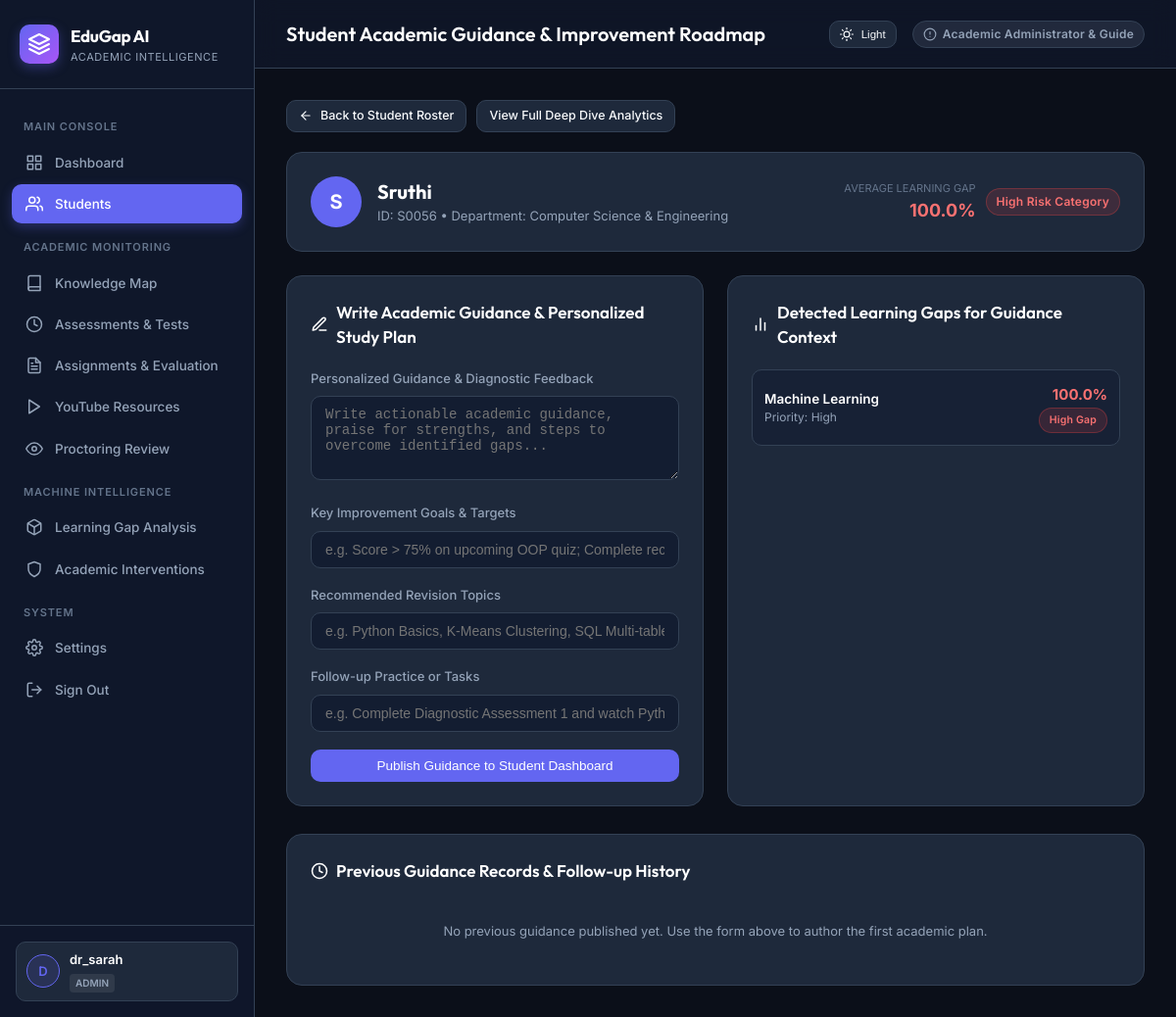
/student/guidance/S0056 (signed in), run on an earlier commit of the app's database.
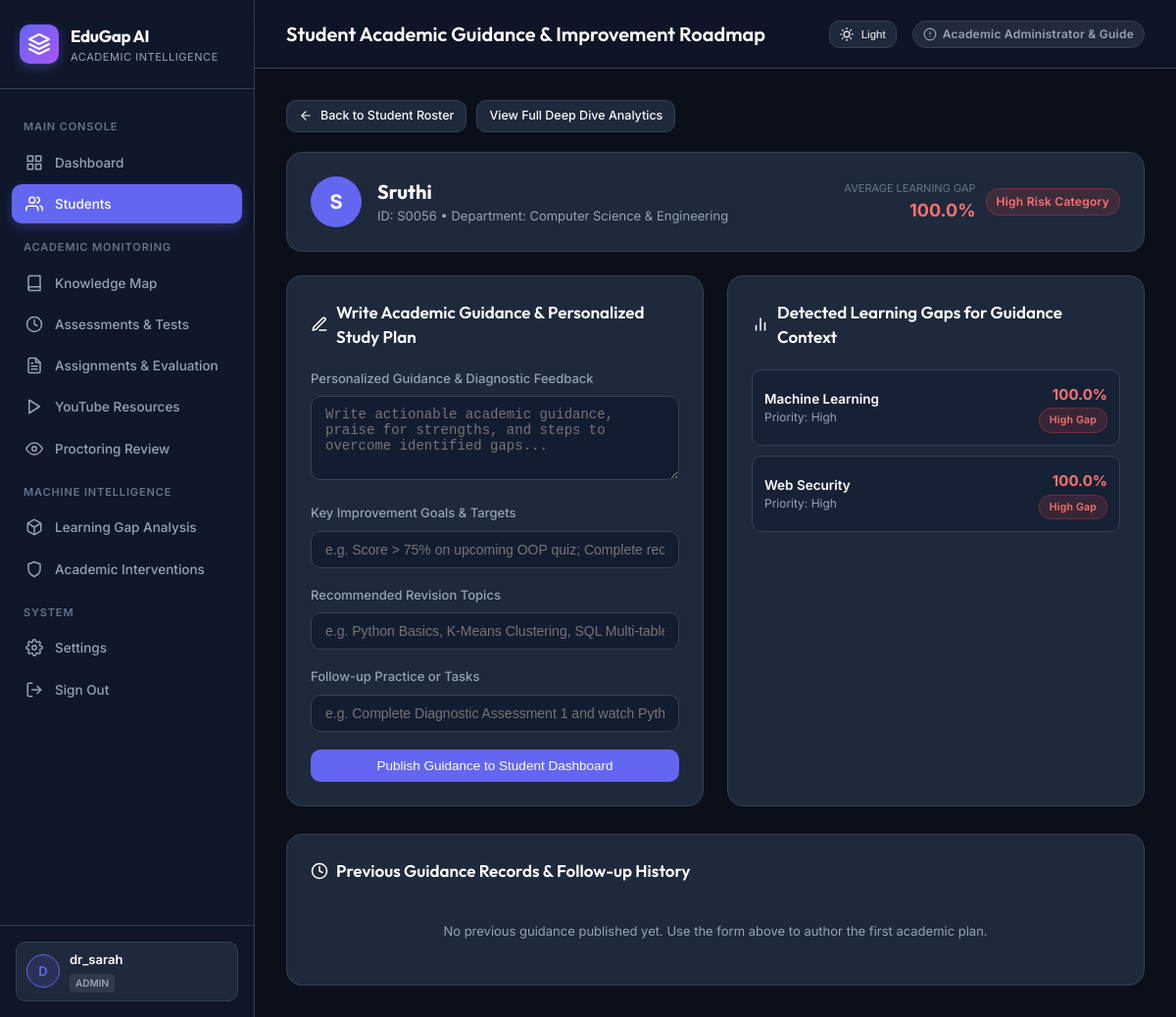
And on a later commit of the database.
### tables this page shows
CREATE TABLE learning_gaps (
    id INTEGER PRIMARY KEY AUTOINCREMENT,
    student_id TEXT,
    topic TEXT,
    learning_gap_score REAL,
    gap_category TEXT,
    priority TEXT
);

### app.py (the view)
@app.route("/student/guidance/<student_id>")
@login_required
def guide_student_view(student_id):
    if session.get("role") != "admin":
        flash("Access restricted to Academic Administrators.", "error")
        return redirect(url_for("dashboard"))
    connection = get_db_connection()
    student = connection.execute("SELECT * FROM students WHERE student_id = ?", (student_id,)).fetchone()
    if not student:
        connection.close()
        flash("Student record not found.", "error")
        return redirect(url_for("students_management"))
    gaps = connection.execute("""
        SELECT * FROM learning_gaps WHERE student_id = ? ORDER BY learning_gap_score DESC
    """, (student_id,)).fetchall()
    guidance_history = connection.execute("""
        SELECT * FROM student_guidance WHERE student_id = ? ORDER BY id DESC
    """, (student_id,)).fetchall()
    connection.close()
    return render_template("student_guidance.html", student=student, gaps=gaps, guidance_history=guidance_history)

### app.py (called while the page is built)
def get_db_connection():
    connection = sqlite3.connect(DATABASE)
    connection.row_factory = sqlite3.Row
    return connection

def login_required(f):
    @wraps(f)
    def decorated_function(*args, **kwargs):
        if "user_id" not in session:
            flash("Please authenticate to access the academic platform.", "info")
            return redirect(url_for("login"))
        return f(*args, **kwargs)
    return decorated_function

### templates/student_guidance.html (shortened to what the changed rows need)
{% extends "base.html" %}
{% block header_title %}Student Academic Guidance & Improvement Roadmap{% endblock %}
{% block content %}
<div class="card" style="margin-bottom: 24px;">
    <div style="display: flex; justify-content: space-between; align-items: center; flex-wrap: wrap; gap: 16px;">
        <div style="display: flex; align-items: center; gap: 16px;">
            <div>
                <h2 style="font-family: 'Outfit', sans-serif; font-size: 20px; color: #ffffff;">{{ student['name'] if student['name'] else "Student " ~ student['student_id'] }}</h2>
            </div>
        </div>
    </div>
</div>
<div class="guidance-grid">
    <div class="card">
        <div style="display: flex; flex-direction: column; gap: 10px; max-height: 440px; overflow-y: auto;">
            {% for g in gaps %}
            <div style="background: rgba(19, 29, 49, 0.6); border: 1px solid var(--border-color); border-radius: var(--radius-md); padding: 12px; display: flex; justify-content: space-between; align-items: center;">
                <div>
                    <div style="font-weight: 600; color: #ffffff; font-size: 13.5px;">{{ g['topic'] }}</div>
                    <div style="font-size: 12px; color: var(--text-secondary);">Priority: {{ g['priority'] }}</div>
                </div>
                <div style="text-align: right;">
                    <span style="font-weight: 700; color: {% if g['learning_gap_score'] >= 60 %}#f87171{% elif g['learning_gap_score'] >= 30 %}#fbbf24{% else %}#34d399{% endif %}; font-size: 15px;">
                        {{ "%.1f"|format(g['learning_gap_score']) }}%
                    </span>
                    <div>
                        <span class="badge {% if g['learning_gap_score'] >= 60 %}badge-high{% elif g['learning_gap_score'] >= 30 %}badge-medium{% else %}badge-low{% endif %}" style="font-size: 10.5px;">
                            {{ g['gap_category'] }}
                        </span>
                    </div>
                </div>
            </div>
            {% else %}
            <p style="color: var(--text-secondary); font-size: 13px;">No topic gaps logged for this student.</p>
            {% endfor %}
        </div>
    </div>
</div>
{% endblock %}

What changed in the data, as far as the page shows it:
added learning_gaps: topic "Web Security", priority "High", learning_gap_score "100.0", gap_category "High Gap"
